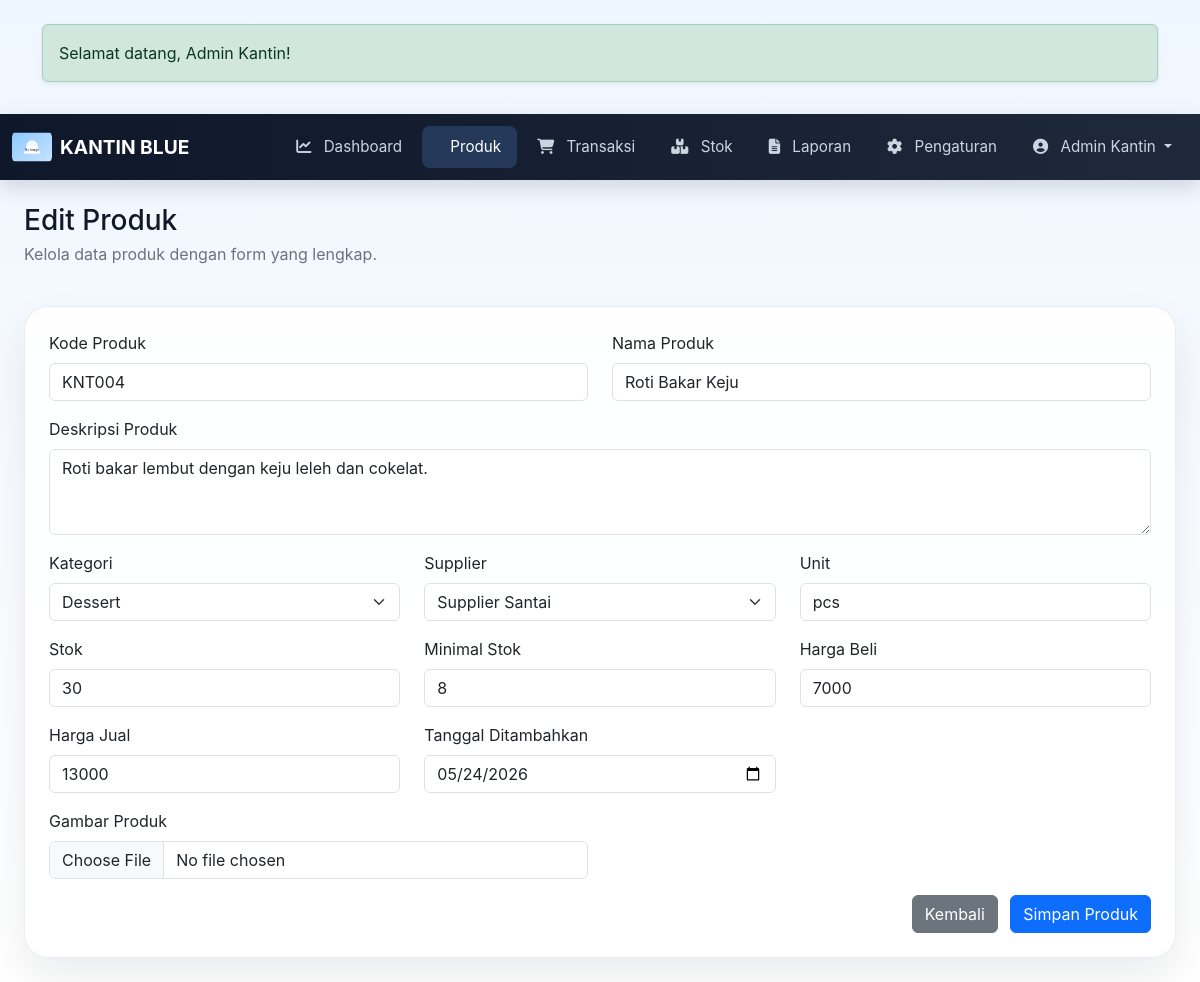
The page /product_form.php?id=4 (signed in) on the database its author committed.
### tables this page shows
CREATE TABLE users (
    id INT UNSIGNED AUTO_INCREMENT PRIMARY KEY,
    nisn VARCHAR(50) NOT NULL UNIQUE,
    password VARCHAR(255) NOT NULL,
    name VARCHAR(100) NOT NULL,
    role VARCHAR(20) NOT NULL DEFAULT 'admin',
    created_at DATETIME NOT NULL
);

CREATE TABLE products (
    id INT UNSIGNED AUTO_INCREMENT PRIMARY KEY,
    kode_produk VARCHAR(50) NOT NULL UNIQUE,
    nama_produk VARCHAR(150) NOT NULL,
    deskripsi_produk TEXT NOT NULL,
    category_id INT UNSIGNED NOT NULL,
    supplier_id INT UNSIGNED NOT NULL,
    stok INT UNSIGNED NOT NULL DEFAULT 0,
    minimal_stok INT UNSIGNED NOT NULL DEFAULT 5,
    unit VARCHAR(30) NOT NULL DEFAULT 'pcs',
    harga_beli INT UNSIGNED NOT NULL DEFAULT 0,
    harga_jual INT UNSIGNED NOT NULL DEFAULT 0,
    gambar_produk VARCHAR(255) DEFAULT NULL,
    tanggal_ditambahkan DATE NOT NULL,
    FOREIGN KEY (category_id) REFERENCES categories(id) ON DELETE RESTRICT ON UPDATE CASCADE,
    FOREIGN KEY (supplier_id) REFERENCES suppliers(id) ON DELETE RESTRICT ON UPDATE CASCADE
);

CREATE TABLE categories (
    id INT UNSIGNED AUTO_INCREMENT PRIMARY KEY,
    name VARCHAR(100) NOT NULL UNIQUE
);

CREATE TABLE suppliers (
    id INT UNSIGNED AUTO_INCREMENT PRIMARY KEY,
    name VARCHAR(120) NOT NULL,
    phone VARCHAR(30) DEFAULT NULL,
    email VARCHAR(120) DEFAULT NULL
);

### inc/functions.php (called while the page is built, shortened)
<?php
require_once __DIR__ . '/db.php';
function current_user() {
    global $pdo;
    $stmt = $pdo->prepare('SELECT * FROM users WHERE id = ? LIMIT 1');
    $stmt->execute([$_SESSION['user_id']]);
    return $stmt->fetch();
}

### product_form.php (the view, shortened to what this page needs)
<?php
$pdo = pdo();
$categories = $pdo->query('SELECT * FROM categories ORDER BY name')->fetchAll();
$suppliers = $pdo->query('SELECT * FROM suppliers ORDER BY name')->fetchAll();
$product = null;
if (!empty($_GET['id'])) {
    $stmt = $pdo->prepare('SELECT * FROM products WHERE id = ? LIMIT 1');
    $stmt->execute([$_GET['id']]);
    $product = $stmt->fetch();
}
$action = $product ? 'Edit Produk' : 'Tambah Produk';
?>
<?php require_once __DIR__ . '/inc/header.php'; ?>
<?php require_once __DIR__ . '/inc/navbar.php'; ?>
<div class="main-content container-fluid">
    <div class="topbar mb-4">
        <div>
            <h1 class="h3 mb-1"><?= $action ?></h1>
            <p class="text-muted">Kelola data produk dengan form yang lengkap.</p>
        </div>
    </div>
    <div class="card card-glass p-4 shadow-soft">
        <form action="save_product.php" method="post" enctype="multipart/form-data" novalidate>
            <div class="row gy-3">
                <div class="col-md-6">
                    <label class="form-label">Kode Produk</label>
                    <input type="text" name="kode_produk" class="form-control" value="<?= htmlspecialchars($product['kode_produk'] ?? 'KNT' . rand(100,999)) ?>" required>
                </div>
                <div class="col-md-6">
                    <label class="form-label">Nama Produk</label>
                    <input type="text" name="nama_produk" class="form-control" value="<?= htmlspecialchars($product['nama_produk'] ?? '') ?>" required>
                </div>
                <div class="col-12">
                    <label class="form-label">Deskripsi Produk</label>
                    <textarea name="deskripsi_produk" class="form-control" rows="3" required><?= htmlspecialchars($product['deskripsi_produk'] ?? '') ?></textarea>
                </div>
                <div class="col-md-4">
                    <label class="form-label">Kategori</label>
                    <select name="category_id" class="form-select" required>
                        <?php foreach ($categories as $cat): ?>
                            <option value="<?= $cat['id'] ?>" <?= isset($product['category_id']) && $product['category_id'] == $cat['id'] ? 'selected' : '' ?>><?= htmlspecialchars($cat['name']) ?></option>
                        <?php endforeach; ?>
                    </select>
                </div>
                <div class="col-md-4">
                    <label class="form-label">Supplier</label>
                    <select name="supplier_id" class="form-select" required>
                        <?php foreach ($suppliers as $supplier): ?>
                            <option value="<?= $supplier['id'] ?>" <?= isset($product['supplier_id']) && $product['supplier_id'] == $supplier['id'] ? 'selected' : '' ?>><?= htmlspecialchars($supplier['name']) ?></option>
                        <?php endforeach; ?>
                    </select>
                </div>
                <div class="col-md-4">
                    <label class="form-label">Unit</label>
                    <input type="text" name="unit" class="form-control" value="<?= htmlspecialchars($product['unit'] ?? 'pcs') ?>" required>
                </div>
                <div class="col-md-4">
                    <label class="form-label">Stok</label>
                    <input type="number" name="stok" class="form-control" value="<?= htmlspecialchars($product['stok'] ?? 0) ?>" min="0" required>
                </div>
                <div class="col-md-4">
                    <label class="form-label">Minimal Stok</label>
                    <input type="number" name="minimal_stok" class="form-control" value="<?= htmlspecialchars($product['minimal_stok'] ?? 5) ?>" min="0" required>
                </div>
                <div class="col-md-4">
                    <label class="form-label">Harga Beli</label>
                    <input type="number" name="harga_beli" class="form-control" value="<?= htmlspecialchars($product['harga_beli'] ?? 0) ?>" min="0" required>
                </div>
                <div class="col-md-4">
                    <label class="form-label">Harga Jual</label>
                    <input type="number" name="harga_jual" class="form-control" value="<?= htmlspecialchars($product['harga_jual'] ?? 0) ?>" min="0" required>
                </div>
                <div class="col-md-4">
                    <label class="form-label">Tanggal Ditambahkan</label>
                    <input type="date" name="tanggal_ditambahkan" class="form-control" value="<?= htmlspecialchars($product['tanggal_ditambahkan'] ?? date('Y-m-d')) ?>" required>
                </div>
                <div class="col-md-6">
                    <label class="form-label">Gambar Produk</label>
                    <input type="file" name="gambar_produk" class="form-control" accept="image/*">
                </div>
                <div class="col-md-6">
                </div>
                <div class="col-12 text-end">
                    <a href="products.php" class="btn btn-secondary me-2">Kembali</a>
                    <button type="submit" class="btn btn-primary">Simpan Produk</button>
                </div>
            </div>
        </form>
    </div>
</div>
<?php require_once __DIR__ . '/inc/footer.php'; ?>

### inc/navbar.php (shortened to what this page needs)
<?php
$active = basename($_SERVER['PHP_SELF']);
$user = current_user();
?>
<nav class="navbar navbar-expand-lg navbar-dark" style="background: linear-gradient(90deg, #0f172a 0%, #1e293b 100%); box-shadow: 0 8px 20px rgba(15,23,42,0.15);">
    <div class="container-fluid">
        <a class="navbar-brand fw-bold d-flex align-items-center gap-2" href="dashboard.php">
            <img src="assets/images/product-default.svg" alt="Logo" style="height:40px; width:40px; border-radius:10px;">
            <span>KANTIN BLUE</span>
        </a>
        <div class="collapse navbar-collapse" id="navbarNav">
            <ul class="navbar-nav ms-auto gap-1">
                <li class="nav-item">
                    <a class="nav-link <?= $active === 'dashboard.php' ? 'active' : '' ?>" href="dashboard.php"><i class="fa-solid fa-chart-line me-2"></i> Dashboard</a>
                </li>
                <li class="nav-item">
                    <a class="nav-link <?= in_array($active, ['products.php','product_form.php']) ? 'active' : '' ?>" href="products.php"><i class="fa-solid fa-burger-soda me-2"></i> Produk</a>
                </li>
                <li class="nav-item">
                    <a class="nav-link <?= $active === 'transactions.php' ? 'active' : '' ?>" href="transactions.php"><i class="fa-solid fa-cart-shopping me-2"></i> Transaksi</a>
                </li>
                <li class="nav-item">
                    <a class="nav-link <?= $active === 'stock_history.php' ? 'active' : '' ?>" href="stock_history.php"><i class="fa-solid fa-boxes-stacked me-2"></i> Stok</a>
                </li>
                <li class="nav-item">
                    <a class="nav-link <?= $active === 'reports.php' ? 'active' : '' ?>" href="reports.php"><i class="fa-solid fa-file-lines me-2"></i> Laporan</a>
                </li>
                <li class="nav-item">
                    <a class="nav-link <?= $active === 'settings.php' ? 'active' : '' ?>" href="settings.php"><i class="fa-solid fa-gear me-2"></i> Pengaturan</a>
                </li>
                <li class="nav-item dropdown">
                    <a class="nav-link dropdown-toggle" href="#" id="adminDropdown" role="button" data-bs-toggle="dropdown" aria-expanded="false">
                        <i class="fa-solid fa-user-circle me-2"></i> <?= htmlspecialchars($user['name']) ?>
                    </a>
                </li>
            </ul>
        </div>
    </div>
</nav>

### assets/css/style.css (style rules this page uses)
:root { --bg: #f8fbff; --surface: #ffffff; --surface-2: #f2f8ff; --text: #111827; --muted: #6b7280; --blue: #5d8cff; --blue-soft: #d5e3ff; --black: #111827; --danger: #ef4444; --success: #10b981; }
* { box-sizing: border-box; }
body { margin: 0; font-family: 'Inter', sans-serif; background: linear-gradient(180deg, #eef6ff 0%, #f8fbff 50%, #ffffff 100%); color: var(--text); }
.navbar { flex-shrink: 0; }
.navbar-brand { font-size: 1.2rem; font-weight: 700; color: #fff !important; }
.navbar-nav { font-size: 0.95rem; }
.navbar-nav .nav-link { color: #cbd5e1 !important; transition: all 0.25s ease; border-radius: 8px; padding: 0.6rem 1rem !important; }
.navbar-nav .nav-link:hover, .navbar-nav .nav-link.active { background: rgba(96, 165, 250, 0.2); color: #fff !important; }
.main-content { flex: 1; padding: 24px; }
.card-glass, .panel-glass { background: rgba(255,255,255,0.85); border: 1px solid rgba(148,163,184,0.2); border-radius: 24px; box-shadow: 0 20px 50px rgba(15,23,42,0.08); }
.card-glass { padding: 22px; }
.shadow-soft { box-shadow: 0 20px 40px rgba(15,23,42,0.08); }
.text-muted { color: var(--muted) !important; }
.topbar { display: flex; justify-content: space-between; align-items: center; gap: 12px; margin-bottom: 24px; }

### rows shown on the page
users: name "Admin Kantin"
products: kode_produk "KNT004", nama_produk "Roti Bakar Keju", deskripsi_produk "Roti bakar lembut dengan keju leleh dan cokelat.", category_id "Dessert", supplier_id "Supplier Santai", unit "pcs", stok "30", minimal_stok "8", harga_beli "7000", harga_jual "13000", tanggal_ditambahkan "05/24/2026"

### other values the page prints
$flash['message'] "Selamat datang, Admin Kantin!"
$action "Edit Produk"
